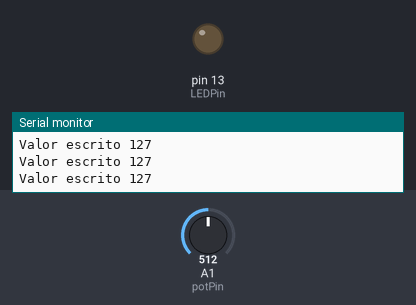
The sketch below on a simulated Arduino Uno, built with avr-gcc and run on an emulated ATmega328P. Shown: output pins drawn as LEDs (lit = HIGH), the last lines printed to the serial monitor. Inputs (shaded band) come from the test bench; at power-on: A1 (potPin) = 512.

Above: at 1.2 s.
1.3 s: A1 (potPin) set to 527
At 1.9 s:
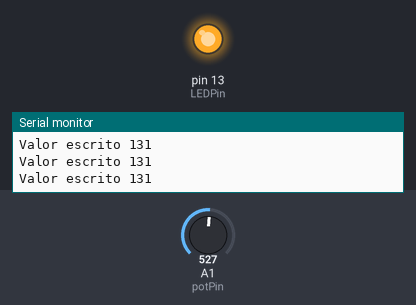
2.8 s: A1 (potPin) set to 511
At 4.3 s:
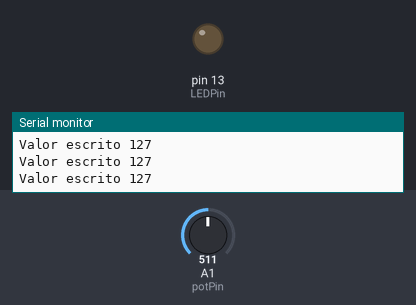
5.8 s: A1 (potPin) set to 716
At 7.2 s:
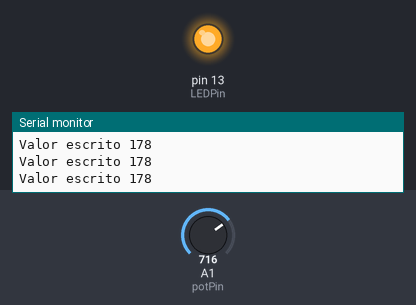
Timing chart, 0 to 8.8 s (numbered marks = the images above; inputs shaded):
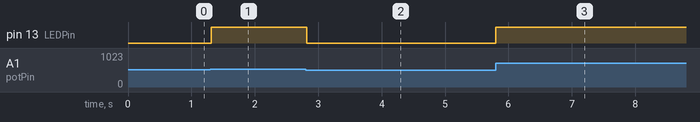

The sketch:

Controlando_a_Intensidade_do_Brilho_do_LED_com_Potenciometro.ino
```cpp
int potPin = A1;  //Declare potPin to be analog pin A0
int LEDPin = 13;  //Declare LEDPin to be arduino pin 9
int readValue;    //Use this variable to read Potentiometer
int writeValue;   //Use this variable for writing to LED

void setup() {
  pinMode(potPin, INPUT);   //set potPin to be an input
  pinMode(LEDPin, OUTPUT);  //set LEDPin to be an OUTPUT
  Serial.begin(9600);       //turn on Serial Port
}

void loop() {
  readValue = analogRead(potPin);           //Read the voltage on the Potentiometer
  writeValue = (255. / 1023.) * readValue;  //Calculate Write Value for LED
  analogWrite(LEDPin, writeValue);          //Write to the LED
  Serial.print("Valor escrito ");           //for debugging print your values
  Serial.println(writeValue);
}
```

Measured:
- the behaviour switches between 513 and 514 on A1 (potPin) (found by bisection; images 0 and 1)
- after the input at 1.3 s, pin 13 (LEDPin): LOW → HIGH at once
- after the input at 2.8 s, pin 13 (LEDPin): HIGH → LOW at once
- after the input at 5.8 s, pin 13 (LEDPin): LOW → HIGH at once
